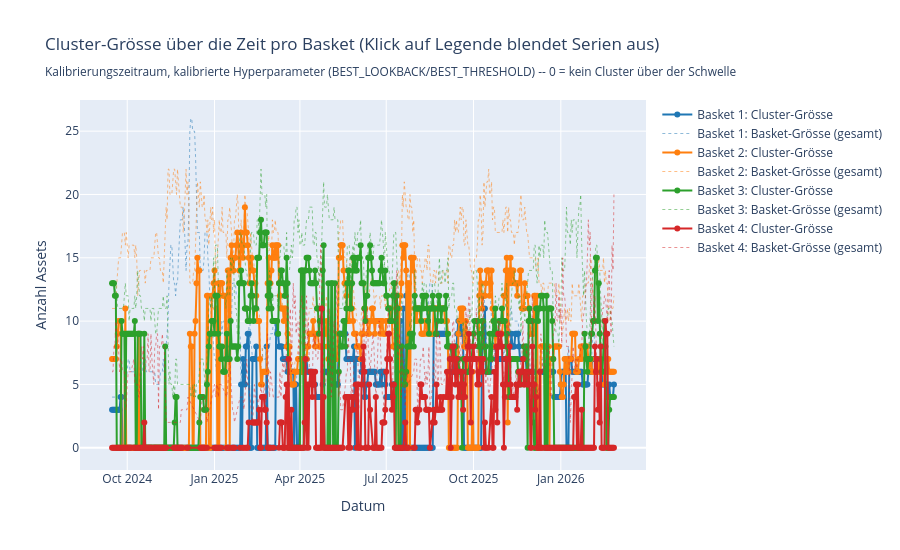

Notebook source saved alongside this figure:
### Code cell
# --- Cluster-Grösse über die Zeit: Plot (Plotly, Legende anklickbar) ---
# Durchgezogen: Cluster-Grösse (0 = kein signifikanter Cluster an dem Tag).
# Gepunktet, halbtransparent: Basket-Gesamtgrösse zum Vergleich (wie viele
# Assets wären maximal möglich gewesen).
_BASKET_COLORS = ["#1f77b4", "#ff7f0e", "#2ca02c", "#d62728"]

fig = go.Figure()
for i, label in enumerate(basket_labels):
    records = cluster_size_by_basket[label]
    if not records:
        continue
    color = _BASKET_COLORS[i % len(_BASKET_COLORS)]
    dates = [r[0] for r in records]
    sizes = [r[1] for r in records]
    totals = [r[2] for r in records]

    fig.add_trace(go.Scatter(
        x=dates, y=sizes, mode="lines+markers", name=f"{label}: Cluster-Grösse",
        line={"color": color},
    ))
    fig.add_trace(go.Scatter(
        x=dates, y=totals, mode="lines", name=f"{label}: Basket-Grösse (gesamt)",
        line={"color": color, "dash": "dot", "width": 1}, opacity=0.5,
    ))

fig.update_layout(
    title=(
        "Cluster-Grösse über die Zeit pro Basket (Klick auf Legende blendet Serien aus)<br>"
        "<sub>Kalibrierungszeitraum, kalibrierte Hyperparameter (BEST_LOOKBACK/BEST_THRESHOLD) -- 0 = kein Cluster über der Schwelle</sub>"
    ),
    xaxis_title="Datum",
    yaxis_title="Anzahl Assets",
    height=550,
)
fig.show()

### Figure 1 — Plotly figure (JSON) as saved in the notebook; plotly's stock layout.template omitted (floating-point values rounded to 4 significant figures; data arrays with more than 128 entries replaced by an {"elided": "..."} marker saying what was removed)
{"data": [{"line": {"color": "#1f77b4"}, "mode": "lines+markers", "name": "Basket 1: Cluster-Grösse", "type": "scatter", "x": {"elided": "530 str values"}, "y": {"elided": "530 int values"}}, {"line": {"color": "#1f77b4", "dash": "dot", "width": 1}, "mode": "lines", "name": "Basket 1: Basket-Grösse (gesamt)", "opacity": 0.5, "type": "scatter", "x": {"elided": "530 str values"}, "y": {"elided": "530 int values"}}, {"line": {"color": "#ff7f0e"}, "mode": "lines+markers", "name": "Basket 2: Cluster-Grösse", "type": "scatter", "x": {"elided": "530 str values"}, "y": {"elided": "530 int values"}}, {"line": {"color": "#ff7f0e", "dash": "dot", "width": 1}, "mode": "lines", "name": "Basket 2: Basket-Grösse (gesamt)", "opacity": 0.5, "type": "scatter", "x": {"elided": "530 str values"}, "y": {"elided": "530 int values"}}, {"line": {"color": "#2ca02c"}, "mode": "lines+markers", "name": "Basket 3: Cluster-Grösse", "type": "scatter", "x": {"elided": "520 str values"}, "y": {"elided": "520 int values"}}, {"line": {"color": "#2ca02c", "dash": "dot", "width": 1}, "mode": "lines", "name": "Basket 3: Basket-Grösse (gesamt)", "opacity": 0.5, "type": "scatter", "x": {"elided": "520 str values"}, "y": {"elided": "520 int values"}}, {"line": {"color": "#d62728"}, "mode": "lines+markers", "name": "Basket 4: Cluster-Grösse", "type": "scatter", "x": {"elided": "448 str values"}, "y": {"elided": "448 int values"}}, {"line": {"color": "#d62728", "dash": "dot", "width": 1}, "mode": "lines", "name": "Basket 4: Basket-Grösse (gesamt)", "opacity": 0.5, "type": "scatter", "x": {"elided": "448 str values"}, "y": {"elided": "448 int values"}}], "layout": {"height": 550, "title": {"text": "Cluster-Grösse über die Zeit pro Basket (Klick auf Legende blendet Serien aus)<br><sub>Kalibrierungszeitraum, kalibrierte Hyperparameter (BEST_LOOKBACK/BEST_THRESHOLD) -- 0 = kein Cluster über der Schwelle</sub>"}, "xaxis": {"title": {"text": "Datum"}}, "yaxis": {"title": {"text": "Anzahl Assets"}}}}
